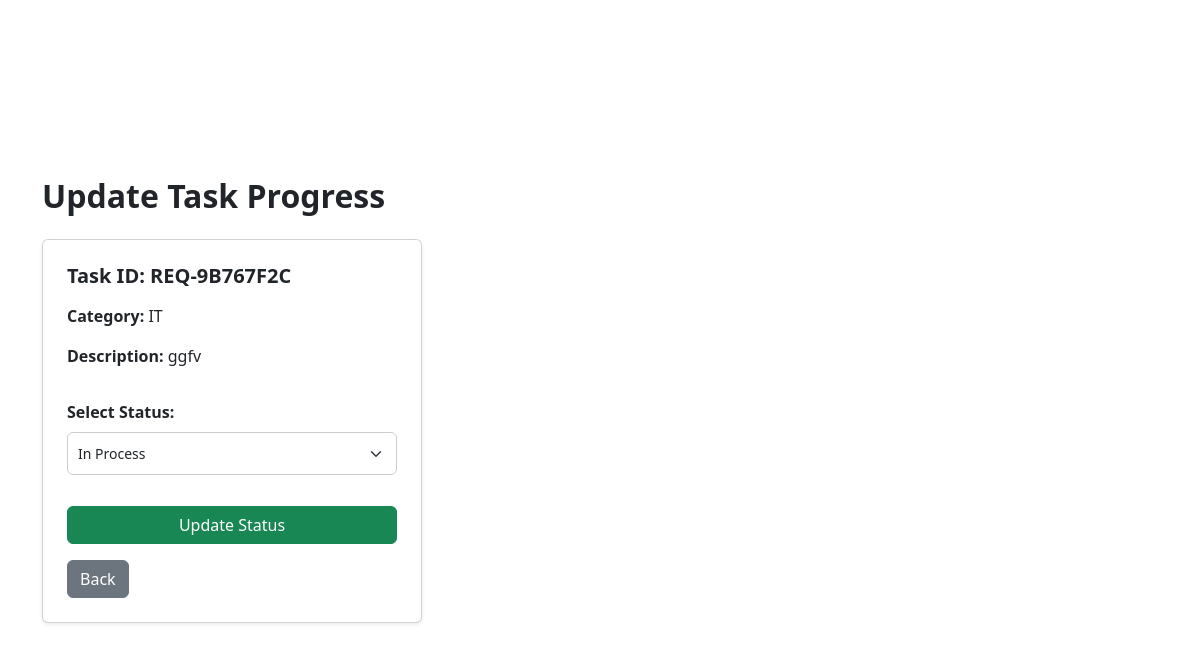
Page /technician/update-progress/7/ (signed in) on the earlier database version.
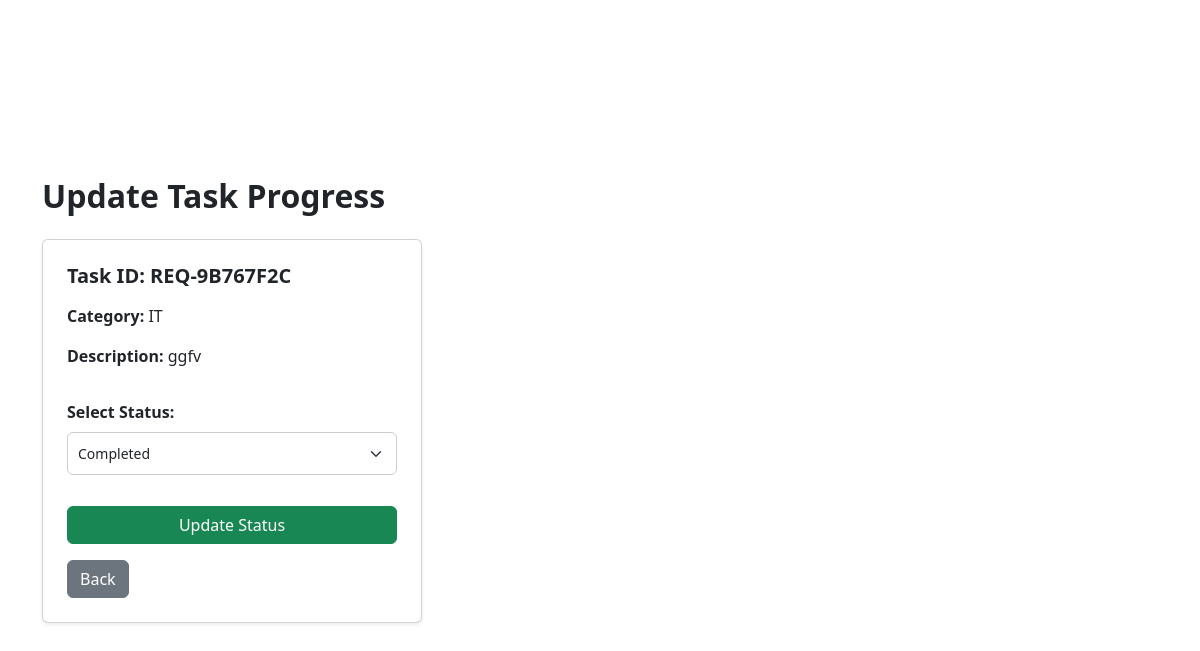
Same page on the later database version.
### Request_app/models.py (models this page shows, shortened)
class MaintenanceRequest(models.Model):
    CATEGORY_CHOICES = (
        ('ELECTRICAL', 'Electrical'),
        ('PLUMBING', 'Plumbing'),
        ('HVAC', 'HVAC'),
        ('IT', 'IT'),
        ('OTHER', 'Other'),
    )
    STATUS_PENDING = 'PENDING'
    STATUS_IN_PROCESS = 'IN_PROCESS'
    STATUS_COMPLETED = 'COMPLETED'
    STATUS_CANCELLED = 'CANCELLED'
    STATUS_CHOICES = (
        (STATUS_PENDING, 'Pending'),
        (STATUS_IN_PROCESS, 'In Process'),
        (STATUS_COMPLETED, 'Completed'),
        (STATUS_CANCELLED, 'Cancelled'),
    )
    request_id = models.CharField(max_length=40, unique=True, editable=False)
    title = models.CharField(max_length=200)
    description = models.TextField()
    category = models.CharField(max_length=20, choices=CATEGORY_CHOICES)
    status = models.CharField(
        max_length=20,
        choices=STATUS_CHOICES,
        default=STATUS_PENDING
    )
    created_by = models.ForeignKey(
        User,
        related_name='requests_created',
        on_delete=models.CASCADE
    )
    assigned_to = models.ForeignKey(
        User,
        related_name='requests_assigned',
        on_delete=models.SET_NULL,
        null=True,
        blank=True
    )
    created_at = models.DateTimeField(auto_now_add=True)
    updated_at = models.DateTimeField(auto_now=True)
    resolution_notes = models.TextField(blank=True, null=True)

### Request_app/views.py (the view)
# urls.py: path('technician/update-progress/<int:pk>/', views.update_progress, name='update_progress'),
@login_required
def update_progress(request, pk):
    task = get_object_or_404(
        MaintenanceRequest,
        id=pk,
        assigned_to=request.user
    )
    if task.status == MaintenanceRequest.STATUS_PENDING:
        messages.error(request, "Please accept the task before updating progress.")
        return redirect("assigned_tasks")
    if request.method == "POST":
        form = ChangeStatusForm(request.POST)
        if form.is_valid():
            task.status = form.cleaned_data['status']
            task.resolution_notes = form.cleaned_data['resolution_notes']
            task.save()
            messages.success(request, "Task updated successfully.")
            return redirect("assigned_tasks")
    else:
        form = ChangeStatusForm(initial={
            'status': task.status,
            'resolution_notes': task.resolution_notes
        })
    return render(request, "technician/update_progress.html", {
        "task": task,
        "form": form
    })

### Request_app/forms.py
class ChangeStatusForm(forms.Form):
    status = forms.ChoiceField(choices=MaintenanceRequest.STATUS_CHOICES, required=True)
    resolution_notes = forms.CharField(widget=forms.Textarea(attrs={'rows':3}), required=False)

### Request_app/templates/technician/update_progress.html (shortened to what this page needs)
{% extends "master.html" %}
{% block content %}
<div class="container py-4">
    <h2 class="fw-bold mb-4">Update Task Progress</h2>
    <div class="card shadow-sm p-4">
        <h5 class="mb-3 fw-bold">Task ID: {{ task.request_id }}</h5>
        <p><strong>Category:</strong> {{ task.category }}</p>
        <p><strong>Description:</strong> {{ task.description }}</p>
        <form method="POST">
            <label class="mt-3"><strong>Select Status:</strong></label>
            <select name="status" class="form-select mt-2" required>
                <option value="IN_PROCESS" {% if task.status == "IN_PROCESS" %}selected{% endif %}>
                    In Process
                </option>
                <option value="COMPLETED" {% if task.status == "COMPLETED" %}selected{% endif %}>
                    Completed
                </option>
            </select>
            <button class="btn btn-success mt-3" type="submit">Update Status</button>
            <a href="{% url 'assigned_tasks' %}" class="btn btn-secondary mt-3">Back</a>
        </form>
    </div>
</div>
{% endblock %}

Differences in the rows shown:
changed MaintenanceRequest "REQ-9B767F2C": status "In Process" → "Completed"
